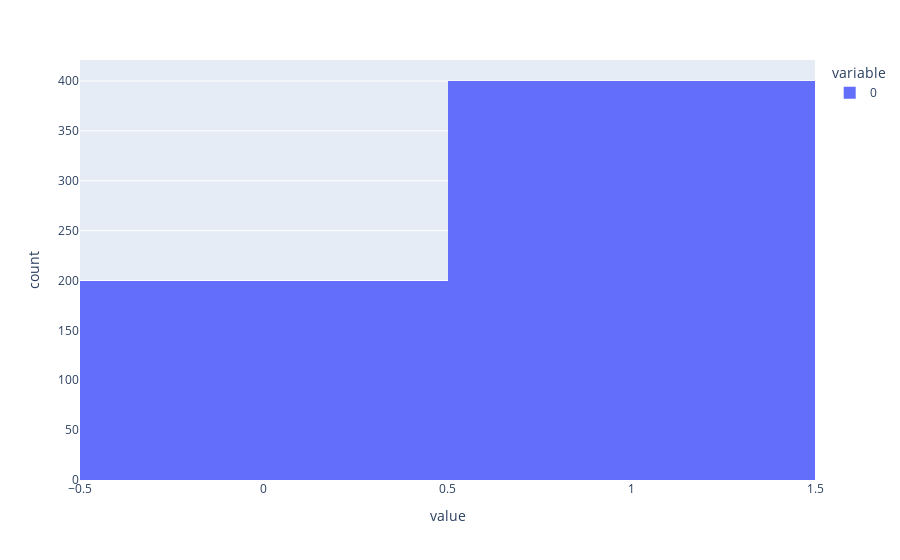

Notebook code for this chart:
### Code cell
px.histogram(self.yDATA_train)

### Figure 1 — Plotly figure (JSON) as saved in the notebook; plotly's stock layout.template omitted (floating-point values rounded to 4 significant figures; data arrays with more than 128 entries replaced by an {"elided": "..."} marker saying what was removed)
{"data": [{"alignmentgroup": "True", "bingroup": "x", "hovertemplate": "variable=0<br>value=%{x}<br>count=%{y}<extra></extra>", "legendgroup": "0", "marker": {"color": "#636efa", "pattern": {"shape": ""}}, "name": "0", "offsetgroup": "0", "orientation": "v", "showlegend": true, "type": "histogram", "x": {"elided": "600 int values"}, "xaxis": "x", "yaxis": "y"}], "layout": {"barmode": "relative", "legend": {"title": {"text": "variable"}, "tracegroupgap": 0}, "margin": {"t": 60}, "xaxis": {"anchor": "y", "domain": [0, 1], "title": {"text": "value"}}, "yaxis": {"anchor": "x", "domain": [0, 1], "title": {"text": "count"}}}}
